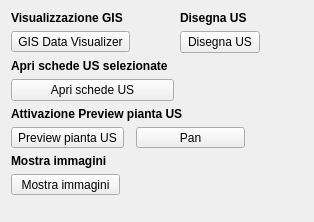
             <widget class="QWidget" name="page_2">
              <property name="geometry">
               <rect>
                <x>0</x>
                <y>0</y>
                <width>314</width>
                <height>222</height>
               </rect>
              </property>
              <attribute name="label">
               <string>Funzioni di controllo</string>
              </attribute>
              <layout class="QGridLayout" name="gridLayout_21">
               <item row="0" column="0" colspan="2">
                <widget class="QLabel" name="label_38">
                 <property name="font">
                  <font>
                   <weight>75</weight>
                   <bold>true</bold>
                  </font>
                 </property>
                 <property name="text">
                  <string>Visualizzazione GIS</string>
                 </property>
                </widget>
               </item>
               <item row="0" column="2" colspan="2">
                <widget class="QLabel" name="label_46">
                 <property name="font">
                  <font>
                   <weight>75</weight>
                   <bold>true</bold>
                  </font>
                 </property>
                 <property name="text">
                  <string>Disegna US</string>
                 </property>
                </widget>
               </item>
               <item row="1" column="0">
                <widget class="QToolButton" name="toolButtonGis">
                 <property name="minimumSize">
                  <size>
                   <width>109</width>
                   <height>0</height>
                  </size>
                 </property>
                 <property name="toolTip">
                  <string/>
                 </property>
                 <property name="text">
                  <string>GIS Data Visualizer</string>
                 </property>
                 <property name="icon">
                  <iconset resource="resources.qrc">
                   <normaloff>:/images/GIS.png</normaloff>:/images/GIS.png</iconset>
                 </property>
                 <property name="shortcut">
                  <string>Ctrl+G</string>
                 </property>
                 <property name="checkable">
                  <bool>true</bool>
                 </property>
                 <property name="checked">
                  <bool>false</bool>
                 </property>
                 <property name="toolButtonStyle">
                  <enum>Qt::ToolButtonTextOnly</enum>
                 </property>
                 <property name="arrowType">
                  <enum>Qt::NoArrow</enum>
                 </property>
                </widget>
               </item>
               <item row="2" column="0" colspan="2">
                <widget class="QLabel" name="label_40">
                 <property name="font">
                  <font>
                   <weight>75</weight>
                   <bold>true</bold>
                  </font>
                 </property>
                 <property name="text">
                  <string>Apri schede US selezionate</string>
                 </property>
                </widget>
               </item>
               <item row="3" column="0" colspan="2">
                <widget class="QPushButton" name="pushButton_showSelectedFeatures">
                 <property name="font">
                  <font>
                   <pointsize>9</pointsize>
                  </font>
                 </property>
                 <property name="toolTip">
                  <string>Show Selcted Features</string>
                 </property>
                 <property name="text">
                  <string>Apri schede US</string>
                 </property>
                 <property name="icon">
                  <iconset resource="resources.qrc">
                   <normaloff>:/images/sheet.png</normaloff>:/images/sheet.png</iconset>
                 </property>
                </widget>
               </item>
               <item row="4" column="0" colspan="3">
                <widget class="QLabel" name="label_39">
                 <property name="font">
                  <font>
                   <weight>75</weight>
                   <bold>true</bold>
                  </font>
                 </property>
                 <property name="text">
                  <string>Attivazione Preview pianta US</string>
                 </property>
                </widget>
               </item>
               <item row="5" column="0">
                <widget class="QToolButton" name="toolButtonPreview">
                 <property name="toolTip">
                  <string/>
                 </property>
                 <property name="text">
                  <string>Preview pianta US</string>
                 </property>
                 <property name="icon">
                  <iconset resource="resources.qrc">
                   <normaloff>:/images/GIS.png</normaloff>:/images/GIS.png</iconset>
                 </property>
                 <property name="shortcut">
                  <string>Ctrl+G</string>
                 </property>
                 <property name="checkable">
                  <bool>true</bool>
                 </property>
                 <property name="checked">
                  <bool>false</bool>
                 </property>
                 <property name="toolButtonStyle">
                  <enum>Qt::ToolButtonTextOnly</enum>
                 </property>
                 <property name="arrowType">
                  <enum>Qt::NoArrow</enum>
                 </property>
                </widget>
               </item>
               <item row="5" column="1" colspan="2">
                <widget class="QToolButton" name="toolButtonPan">
                 <property name="minimumSize">
                  <size>
                   <width>109</width>
                   <height>0</height>
                  </size>
                 </property>
                 <property name="toolTip">
                  <string>Pan tool</string>
                 </property>
                 <property name="text">
                  <string>Pan</string>
                 </property>
                 <property name="icon">
                  <iconset resource="resources.qrc">
                   <normaloff>:/images/mActionPan.png</normaloff>:/images/mActionPan.png</iconset>
                 </property>
                 <property name="shortcut">
                  <string>Ctrl+G</string>
                 </property>
                 <property name="checkable">
                  <bool>true</bool>
                 </property>
                 <property name="checked">
                  <bool>false</bool>
                 </property>
                 <property name="toolButtonStyle">
                  <enum>Qt::ToolButtonTextOnly</enum>
                 </property>
                 <property name="arrowType">
                  <enum>Qt::NoArrow</enum>
                 </property>
                </widget>
               </item>
               <item row="6" column="0" colspan="2">
                <widget class="QLabel" name="label_44">
                 <property name="font">
                  <font>
                   <weight>75</weight>
                   <bold>true</bold>
                  </font>
                 </property>
                 <property name="text">
                  <string>Mostra immagini</string>
                 </property>
                </widget>
               </item>
               <item row="7" column="0">
                <widget class="QToolButton" name="toolButtonPreviewMedia">
                 <property name="minimumSize">
                  <size>
                   <width>109</width>
                   <height>0</height>
                  </size>
                 </property>
                 <property name="text">
                  <string>Mostra immagini</string>
                 </property>
                 <property name="icon">
                  <iconset resource="resources.qrc">
                   <normaloff>:/images/photo.png</normaloff>:/images/photo.png</iconset>
                 </property>
                 <property name="checkable">
                  <bool>true</bool>
                 </property>
                </widget>
               </item>
               <item row="8" column="3">
                <spacer name="verticalSpacer_4">
                 <property name="orientation">
                  <enum>Qt::Vertical</enum>
                 </property>
                 <property name="sizeHint" stdset="0">
                  <size>
                   <width>20</width>
                   <height>201</height>
                  </size>
                 </property>
                </spacer>
               </item>
               <item row="8" column="1">
                <spacer name="verticalSpacer_6">
                 <property name="orientation">
                  <enum>Qt::Vertical</enum>
                 </property>
                 <property name="sizeHint" stdset="0">
                  <size>
                   <width>20</width>
                   <height>40</height>
                  </size>
                 </property>
                </spacer>
               </item>
               <item row="1" column="2">
                <widget class="QPushButton" name="pushButton_showLayer">
                 <property name="font">
                  <font>
                   <pointsize>9</pointsize>
                  </font>
                 </property>
                 <property name="toolTip">
                  <string>Show Selcted Features</string>
                 </property>
                 <property name="text">
                  <string>Disegna US</string>
                 </property>
                 <property name="icon">
                  <iconset resource="resources.qrc">
                   <normaloff>:/images/sheet.png</normaloff>:/images/sheet.png</iconset>
                 </property>
                </widget>
               </item>
              </layout>
             </widget>
